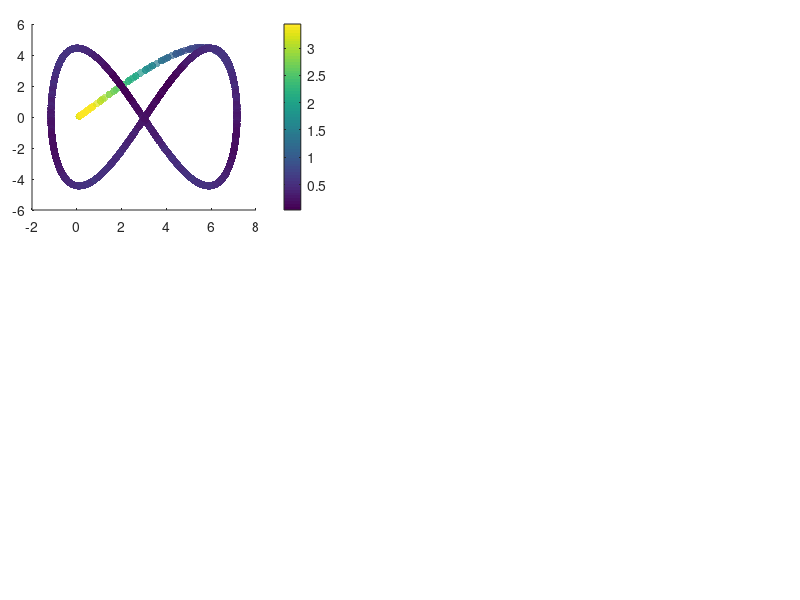

MATLAB code for this plot: (Note: this script raises an error after producing the figure.)
%% Code to show the results of the Inverse kinematic controller

% Clean variables
clc, clear all, close all;
 
%% CARGA MIL
% Cargar la estructura desde el archivo .mat
load('Com_din_MiL.mat');

% DAtos de estado
h_MiL = x_states(1:4,:);
u_MiL = x_states(5:8,:);
t = t_time;

%%Tarea deseada
hd = ref(1:4,:);
hd_p = ref(5:8,:);

% Action de control dinamica
u = u_input;
uc = uc_input;

% Error definition
for k = 1:length(t)
    error_vector = hd(1:3, k)-h_MiL(1:3, k);
    error_dynamic(k) = norm(error_vector,2);
end

% Figure propert%% Figures
lw = 1; % linewidth 1
lwV = 2; % linewidth 2
fontsizeLabel = 11; %11
fontsizeLegend = 11;
fontsizeTicks = 11;
fontsizeTitel = 11;
sizeX = 1300; % size figure
sizeY = 750; % size figure

% color propreties
c1 = [80, 81, 79]/255;
c2 = [244, 213, 141]/255;
c3 = [242, 95, 92]/255;
c4 = [112, 141, 129]/255;

C18 = [0 0 0];
c5 = [130, 37, 37]/255;
c6 = [205, 167, 37]/255;
c7 = [81, 115, 180]/255;

C1 = [246 170 141]/255;
C2 = [51 187 238]/255;
C3 = [0 153 136]/255;
C4 = [238 119 51]/255;
C5 = [204 51 17]/255;
C6 = [238 51 119]/255;
C7 = [187 187 187]/255;
C8 = [80 80 80]/255;
C9 = [140 140 140]/255;
C10 = [0 128 255]/255;
C11 = [234 52 89]/255;
C12 = [39 124 252]/255;
C13 = [40 122 125]/255;
%C14 = [86 215 219]/255;
C14 = [252 94 158]/255;
C15 = [244 171 39]/255;
C16 = [100 121 162]/255;
C17 = [255 0 0]/255;
%% New color slection

figure('Position', [500 500 sizeX sizeY])
set(gcf, 'Position', [500 500 sizeX sizeY]);
fig1_comps.fig = gcf;

% Figure 1
axes('Position',[0.04 0.65 .35 .31]);
%% Colorbar
scatter(h_MiL(1, :),h_MiL(2, :),30,error_dynamic,'filled','MarkerFaceAlpha',0.7);
c = colorbar;
c.Label.Interpreter = 'latex';
c.Label.String = '$\textrm{Error}~||\tilde{\mathbf{\eta}}||$';

set(c,'TickLabelInterpreter','latex')

%% Desired Trajectory
hd_plot = line(hd(1,:),hd(2,:));
set(hd_plot, 'LineStyle', '--', 'Color', C8, 'LineWidth', 1.2*lw)

%% Real Trajectory
h_plot = line(h_MiL(1,:),h_MiL(2,:));
set(h_plot, 'LineStyle', '-', 'Color', C18, 'LineWidth', 1.2*lw)

%% Title of the image
hTitle_1 = title({'$\textrm{(a)}$'},'fontsize',14,'interpreter','latex','Color',C18);
%hXLabel_1 = xlabel('$x~[m]$','fontsize',9,'interpreter','latex', 'Color',C18);
hYLabel_1 = ylabel('$y~[m]$','fontsize',9,'interpreter','latex', 'Color',C18);

%% Legend nomeclature
hLegend_1 = legend([hd_plot, h_plot],{'$\mathbf{\eta}_d$','$\mathbf{\eta}$'},'fontsize',12,'interpreter','latex','Color',[255 255 255]/255,'Location','best','NumColumns',1,'TextColor','black');
set(gca,'ticklabelinterpreter','latex',...
        'fontsize',1.3*fontsizeTicks)
% Figure properties
ax_1 = gca;
ax_1.Box = 'on';
ax_1.BoxStyle = 'full';
ax_1.TickLength = [0.005;0.005];
ax_1.TickDirMode = 'auto';
ax_1.YMinorTick = 'on';
ax_1.XMinorTick = 'on';
% ax_2.XTickLabel = [];
ax_1.XMinorGrid = 'on';
ax_1.YMinorGrid = 'on';
%ax_2.MinorGridColor = '#8f8f8f';
ax_1.MinorGridAlpha = 0.15;
ax_1.LineWidth = 0.8;
ax_1.XLim = [min(h_MiL(1,:))-0.2 max(h_MiL(1,:))+0.2];
ax_1.YLim = [min(h_MiL(2,:))-0.2 max(h_MiL(2,:))+0.2];

% Figure 2
axes('Position',[0.04 0.28 .35 .31]);
%% Colorbar
scatter(h_MiL(1, :),h_MiL(3, :),30,error_dynamic,'filled','MarkerFaceAlpha',0.7);
c = colorbar;
c.Label.Interpreter = 'latex';
c.Label.String = '$\textrm{Error}~||\tilde{\mathbf{\eta}}||$';

set(c,'TickLabelInterpreter','latex')

%% Desired Trajectory
hd_plot_2 = line(hd(1,:),hd(3,:));
set(hd_plot_2, 'LineStyle', '--', 'Color', C8, 'LineWidth', 1.2*lw)

%% Real Trajectory
h_plot_2 = line(h_MiL(1,:),h_MiL(3,:));
set(h_plot_2, 'LineStyle', '-', 'Color', C18, 'LineWidth', 1.2*lw)

%% Title of the image
hTitle_2 = title({'$\textrm{(b)}$'},'fontsize',14,'interpreter','latex','Color',C18);
hXLabel_2 = xlabel('$x~[m]$','fontsize',9,'interpreter','latex', 'Color',C18);
hYLabel_2 = ylabel('$z~[m]$','fontsize',9,'interpreter','latex', 'Color',C18);

%% Legend nomeclature
hLegend_2 = legend([hd_plot_2, h_plot_2],{'$\mathbf{\eta}_d$','$\mathbf{\eta}$'},'fontsize',12,'interpreter','latex','Color',[255 255 255]/255,'Location','best','NumColumns',1,'TextColor','black');
set(gca,'ticklabelinterpreter','latex',...
        'fontsize',1.3*fontsizeTicks)
% Figure properties
ax_2 = gca;
ax_2.Box = 'on';
ax_2.BoxStyle = 'full';
ax_2.TickLength = [0.005;0.005];
ax_2.TickDirMode = 'auto';
ax_2.YMinorTick = 'on';
ax_2.XMinorTick = 'on';
% ax_2.XTickLabel = [];
ax_2.XMinorGrid = 'on';
ax_2.YMinorGrid = 'on';
%ax_2.MinorGridColor = '#8f8f8f';
ax_2.MinorGridAlpha = 0.15;
ax_2.LineWidth = 0.8;
ax_2.XLim = [min(h_MiL(1,:))-0.2 max(h_MiL(1,:))+0.2];
ax_2.YLim = [min(h_MiL(3,:))-0.2 max(h_MiL(3,:))+0.2];

axes('Position',[0.45 0.65 .54 .31]);
%% Data generation
error_x_plot = line(t,hd(1,:)-h_MiL(1,:));
set(error_x_plot, 'LineStyle', '-', 'Color', C5, 'LineWidth', 1.1*lw);
error_y_plot = line(t,hd(2,:)-h_MiL(2,:));
set(error_y_plot, 'LineStyle', '-', 'Color', C3, 'LineWidth', 1.1*lw);
error_z_plot = line(t,hd(3,:)-h_MiL(3,:));
set(error_z_plot, 'LineStyle', '-', 'Color', c7, 'LineWidth', 1.1*lw);

% fig1_comps.p1 = ul_plot;
%% Title of the image
hTitle_3 = title({'$\textrm{(c)}$'},'fontsize',14,'interpreter','latex','Color',C18);
%xlabel('$\textrm{Time}[s]$','fontsize',10,'interpreter','latex','Color',C18);
ylabel('$\textrm{Control Error}~[m]$','fontsize',10,'interpreter','latex', 'Color',C18);

%% Legend nomeclature
hLegend_3 = legend([error_x_plot,error_y_plot, error_z_plot],{'$\tilde{\mathbf{\eta}}_x$','$\tilde{\mathbf{\eta}}_y$','$\tilde{\mathbf{\eta}}_z$'},'fontsize',12,'interpreter','latex','Color',[255 255 255]/255,'Location','northeast','NumColumns',1,'TextColor','black');
 set(gca,'ticklabelinterpreter','latex',...
         'fontsize',1.3*fontsizeTicks)
%% Figure properties
ax_3 = gca;
ax_3.Box = 'on';
ax_3.BoxStyle = 'full';
ax_3.TickLength = [0.01;0.01];
ax_3.TickDirMode = 'auto';
ax_3.XTickLabel = [];
ax_3.YMinorTick = 'on';
ax_3.XMinorTick = 'on';
ax_3.XMinorGrid = 'on';
ax_3.YMinorGrid = 'on';
%ax_1.MinorGridColor = '#8f8f8f';
ax_3.MinorGridAlpha = 0.15;
ax_3.LineWidth = 0.8;
ax_3.XLim = [0 t(end)];
ax_3.YLim = [-3, 4]; % Establecer los límites en Y

%% Zoom Plot
axes('Position',[0.70 0.85 .2 .1]);
index_zoom_1 = (t>=20) & (t<=30);
error_x_plot_zoom = line(t(index_zoom_1),hd(1,(index_zoom_1))-h_MiL(1,(index_zoom_1)));
error_y_plot_zoom = line(t(index_zoom_1),hd(2,(index_zoom_1))-h_MiL(2,(index_zoom_1)));
error_z_plot_zoom = line(t(index_zoom_1),hd(3,(index_zoom_1))-h_MiL(3,(index_zoom_1)));

set(error_x_plot_zoom, 'LineStyle', '-', 'Color', C5, 'LineWidth', lw*0.8);
set(error_y_plot_zoom, 'LineStyle', '-', 'Color', C3, 'LineWidth', lw*0.8);
set(error_z_plot_zoom, 'LineStyle', '-', 'Color', c7, 'LineWidth', lw*0.8);

set(gca,'ticklabelinterpreter','latex',...
         'fontsize',fontsizeTicks*0.5)
ax_1_zoom = gca;
ax_1_zoom.Box = 'on';
ax_1_zoom.BoxStyle = 'full';
ax_1_zoom.TickLength = [0.01;0.01];
%ax_1_zoom.YLim = [-0.5 0.5];
%ax_1_zoom.YTickLabel = [];
%ax_1_zoom.XTickLabel = [];
ax_1_zoom.TickDirMode = 'manual';
ax_1_zoom.TickDir = 'in';
ax_1_zoom.YMinorTick = 'on';
ax_1_zoom.XMinorTick = 'on';
ax_1_zoom.LineWidth = 0.5;
ax_1_zoom.XMinorGrid = 'on';
ax_1_zoom.YMinorGrid = 'on';
axes('Position',[0.45 0.28 .54 .31]);
%% Data generation
u_l = line(t(1,1:length(u(1,:))),u(1,:));
set(u_l, 'LineStyle', '-', 'Color', C5, 'LineWidth', 1.3*lw);
u_m = line(t(1,1:length(u(2,:))),u(2,:));
set(u_m, 'LineStyle', '-', 'Color', C3, 'LineWidth', 1.3*lw);
u_n = line(t(1,1:length(u(3,:))),u(3,:));
set(u_n, 'LineStyle', '-', 'Color', c7, 'LineWidth', 1.3*lw);

uc_l = line(t(1,1:length(uc(1,:))),uc(1,:));
set(uc_l, 'LineStyle', '--', 'Color', [C5, 0.5], 'LineWidth', 1.3*lw);
uc_m = line(t(1,1:length(uc(2,:))),uc(2,:));
set(uc_m, 'LineStyle', '--', 'Color', [C3, 0.5], 'LineWidth', 1.3*lw);
uc_n = line(t(1,1:length(uc(3,:))),uc(3,:));
set(uc_n, 'LineStyle', '--', 'Color', [c7, 0.5], 'LineWidth', 1.3*lw);

uc_l_real = line(t(1,1:length(u_MiL(1,:))),u_MiL(1,:));
set(uc_l_real, 'LineStyle', '-.', 'Color', [C5, 0.4], 'LineWidth', 1.3*lw);
uc_m_real = line(t(1,1:length(u_MiL(2,:))),u_MiL(2,:));
set(uc_m_real, 'LineStyle', '-.', 'Color', [C3, 0.4], 'LineWidth', 1.3*lw);
uc_n_real = line(t(1,1:length(u_MiL(3,:))),u_MiL(3,:));
set(uc_n_real, 'LineStyle', '-.', 'Color', [c7, 0.4], 'LineWidth', 1.3*lw);

% fig1_comps.p1 = ul_plot;
%% Title of the image
hTitle_4 = title({'$\textrm{(d)}$'},'fontsize',14,'interpreter','latex','Color',C18);
xlabel('$\textrm{Time}[s]$','fontsize',10,'interpreter','latex','Color',C18);
ylabel('$\textrm{Inputs}~[m/s]$','fontsize',10,'interpreter','latex', 'Color',C18);

%% Legend nomeclature
hLegend_4 = legend([u_l,u_m, u_n, uc_l,uc_m, uc_n, uc_l_real,uc_m_real, uc_n_real ],{'${\mu}_{l}$','${\mu}_{m}$','${\mu}_{n}$','${\nu}_{l_c}$','${\nu}_{m_c}$','${\nu}_{n_c}$','${\nu}_{l}$','${\nu}_{m}$','${\nu}_{n}$'},'fontsize',12,'interpreter','latex','Color',[255 255 255]/255,'Location','northeast','NumColumns',1,'TextColor','black');
 set(gca,'ticklabelinterpreter','latex',...
         'fontsize',1.3*fontsizeTicks)
%% Figure properties
ax_4 = gca;
ax_4.Box = 'on';
ax_4.BoxStyle = 'full';
ax_4.TickLength = [0.01;0.01];
ax_4.TickDirMode = 'auto';
ax_4.YMinorTick = 'on';
ax_4.XMinorTick = 'on';
ax_4.XMinorGrid = 'on';
ax_4.YMinorGrid = 'on';
%ax_1.MinorGridColor = '#8f8f8f';
ax_4.MinorGridAlpha = 0.15;
ax_4.LineWidth = 0.8;
ax_4.XLim = [0 t(end)];
ax_4.YLim = [-5.7, 5.0]; % Establecer los límites en Y
% 
set(gcf, 'Color', 'w'); % Sets axes background
%%
export_fig b_Results_Dinamic_Control_MiL.pdf -q101
